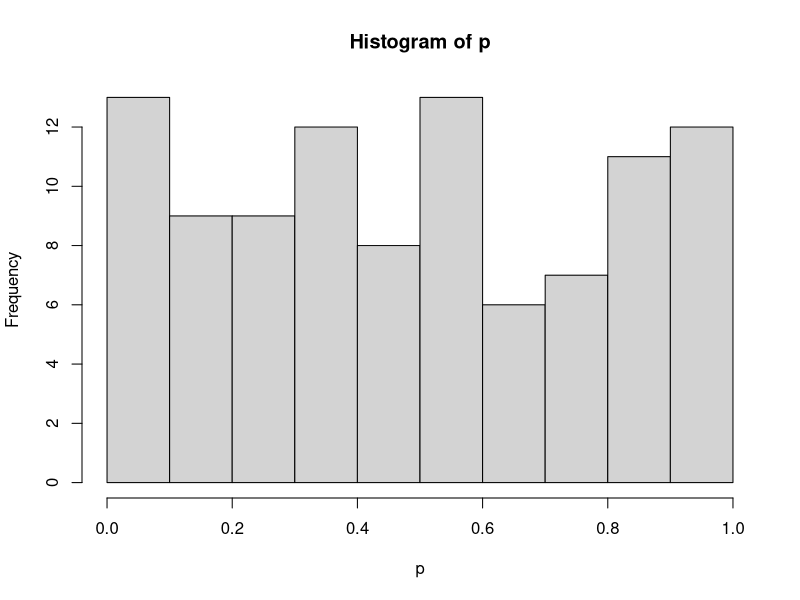

R code for this plot:
## ---- chunk 1
library(rlang)
library(tidyverse)
library(purrr)
## ---- chunk 2
randomise <- function(f) f(runif(1e3))
randomise(mean)
#> [1] 0.506
randomise(mean)
#> [1] 0.501
randomise(sum)
#> [1] 489

## ---- chunk 3
map_dbl(mtcars, function(x) length(unique(x)))
#>  mpg  cyl disp   hp drat   wt qsec   vs   am gear carb 
#>   25    3   27   22   22   29   30    2    2    3    6
## ---- chunk 4
map_dbl(mtcars, ~ length(unique(.x)))
#>  mpg  cyl disp   hp drat   wt qsec   vs   am gear carb 
#>   25    3   27   22   22   29   30    2    2    3    6
## ---- chunk 5
# Define custom accessor function
get_class <- function(x) attr(x, "class")
pluck(mtcars, get_class)
#> [1] "data.frame"

# Use attr_getter() as a helper
pluck(mtcars, attr_getter("class"))
#> [1] "data.frame"
## ---- chunk 6
as_mapper(runif(2))
# function (x, ...) 
# pluck_raw(x, list(0.833373410394415, 0.919780668802559), .default = NULL)
# <environment: 0x00000236c08b2cb0>
## ---- chunk 7
map_dbl(mtcars, sd)
map_dbl(starwars %>% select(where(is.numeric)), sd, na.rm = TRUE)
map_int(palmerpenguins::penguins %>% select(where(is.factor)), ~length(levels(.x)))
## ---- chunk 8
trials <- map(1:100, ~ t.test(rpois(10, 10), rpois(7, 10)))
## ---- chunk 9
p <- map_dbl(trials, .f = ~.x[['p.value']]) ### or ~ .x$p.value
hist(p)
## ---- chunk 10
x <- list(
  list(1, c(3, 9)),
  list(c(3, 6), 7, c(4, 7, 6))
)

triple <- function(x) x * 3
## ---- chunk 11
map(x, .f = ~ map(.x, .f = triple))
## ---- chunk 12
formulas <- list(
  mpg ~ disp,
  mpg ~ I(1 / disp),
  mpg ~ disp + wt,
  mpg ~ I(1 / disp) + wt
)
## ---- chunk 13
map(formulas, .f = ~lm(formula = .x, data = mtcars))
## ---- chunk 14
bootstrap <- function(df) {
  df[sample(nrow(df), replace = TRUE), , drop = FALSE]
}

bootstraps <- map(1:10, ~ bootstrap(mtcars))

mdls <- map(bootstraps, .f = ~lm(formula = mpg ~ disp, data = .x))

r2 <- map_dbl(mdls, .f = ~summary(.x)$adj.r.squared)

### or in a piped sequence:
bootstraps %>%
  map(~ lm(mpg ~ disp, data = .x)) %>%
  map(summary) %>%
  map_dbl("r.squared")
## ---- chunk 15
by_cyl <- split(mtcars, mtcars$cyl)

by_cyl %>% 
  map(~ lm(mpg ~ wt, data = .x)) %>% 
  map(coef) %>%  ### apply the coefficient function to each of the linear models
  map_dbl(2)     ### this one means, pluck index 2, i.e., the second coefficient, i.e., slope
#>     4     6     8 
#> -5.65 -2.78 -2.19
## ---- chunk 16
temp <- tempfile(); dir.create(temp)
cyls <- split(mtcars, mtcars$cyl)
paths <- file.path(temp, paste0("cyl-", names(cyls), ".csv"))
walk2(cyls, paths, write.csv)
# list.files(temp)

names(cyls) <- paths 
iwalk(cyls, .f = ~write.csv(.x, .y))  ### .y is names(.x) which has been set to paths

unlink(temp, recursive = TRUE)
## ---- chunk 17
trans <- list(
  disp = function(x) x * 0.0163871,
  am = function(x) factor(x, labels = c("auto", "manual"))
)

nm <- names(trans)
mtcars[nm] <- map2(trans, mtcars[nm], function(f, var) f(var))
## ---- chunk 18
mtcars[nm] <- map(nm, ~ trans[[.x]](mtcars[[.x]]))
